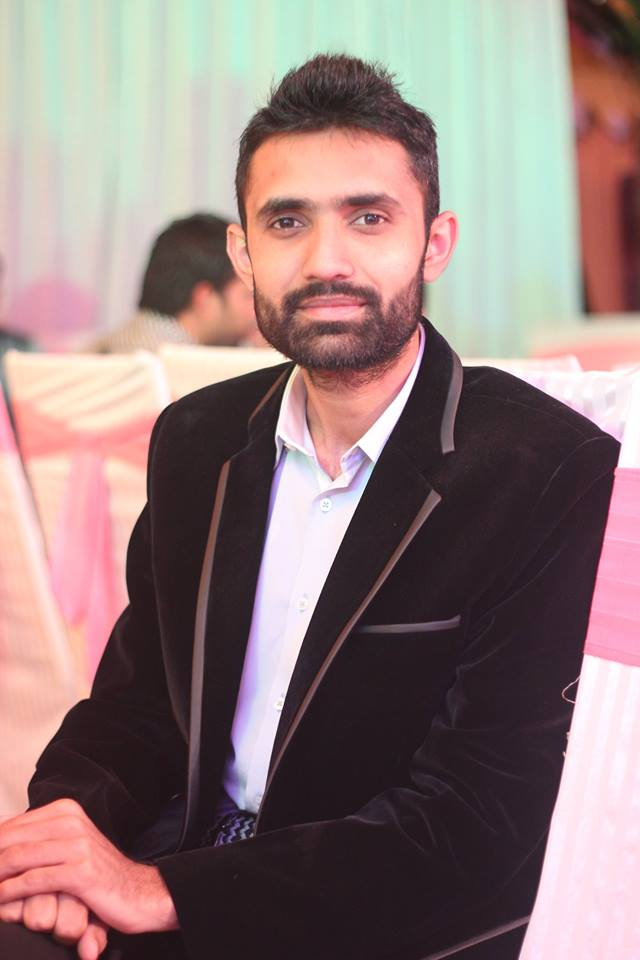
#> input picture ai-module/test-data/test1.jpg, 640 x 960 px
$ jupyter execute --allow-errors notebook_sample.ipynb   (shell and % lines are left out)
#> lines starting #> are read from the running program, lines starting #| are printed output that depends on the picture
[cell 1]
import cv2
import os
import numpy as np


subjects = ["", "Ramiz Raja", "Elvis Presley"]

[cell 2]
def detect_face(img):
    gray = cv2.cvtColor(img, cv2.COLOR_BGR2GRAY)
    face_cascade = cv2.CascadeClassifier(cv2.data.haarcascades + "haarcascade_frontalface_default.xml")

    faces = face_cascade.detectMultiScale(gray, scaleFactor=1.2, minNeighbors=5);

    if (len(faces) == 0):
        return None, None

    (x, y, w, h) = faces[0]

    return gray[y:y+w, x:x+h], faces[0]

[cell 3]
def prepare_training_data(data_folder_path):

    dirs = os.listdir(data_folder_path)

    faces = []
    labels = []

    for dir_name in dirs:

        if not dir_name.startswith("s"):
            continue;

        label = int(dir_name.replace("s", ""))

        subject_dir_path = data_folder_path + "/" + dir_name

        subject_images_names = os.listdir(subject_dir_path)

        for image_name in subject_images_names:
            if image_name.startswith("."):
                continue

            image_path = subject_dir_path + "/" + image_name
            image = cv2.imread(image_path)
            cv2.imshow("Training on image...", image)
            cv2.waitKey(100)

            face, rect = detect_face(image)

            if face is not None:
                faces.append(face)
                labels.append(label)

    cv2.destroyAllWindows()
    cv2.waitKey(1)
    cv2.destroyAllWindows()

    return faces, labels

[cell 4]
print("Preparing data...")
#> (the rest of this cell did not finish here and is left out)

[cell 5]
def draw_rectangle(img, rect):
    (x, y, w, h) = rect
    cv2.rectangle(img, (x, y), (x+w, y+h), (0, 255, 0), 2)

def draw_text(img, text, x, y):
    cv2.putText(img, text, (x, y), cv2.FONT_HERSHEY_PLAIN, 1.5, (0, 255, 0), 2)

[cell 6]
# face_recognizer = cv2.face.createEigenFaceRecognizer()
face_recognizer = cv2.face.LBPHFaceRecognizer_create()
#face_recognizer = cv2.face.createFisherFaceRecognizer()

#> (a cell that did not finish here is left out)

[cell 8]
def predict(test_img):
    img = test_img.copy()
    face, rect = detect_face(img)
    label = face_recognizer.predict(face)

    label_text = subjects[label[0]]

    draw_rectangle(img, rect)
    draw_text(img, label_text, rect[0], rect[1]-5)

    return img

[cell 9]
print("Predicting images...")

test_img1 = cv2.imread("test-data/test1.jpg")
#> test_img1 is the input picture: shape (960, 640, 3); mean B, G, R 123.4, 124.7, 146.5
test_img2 = cv2.imread("test-data/test2.jpg")
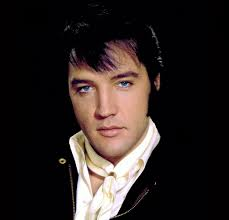
#> input picture ai-module/test-data/test2.jpg, 229 x 220 px
#> test_img2 is the input picture: shape (220, 229, 3); mean B, G, R 34.7, 36.7, 44.8

#> (the rest of this cell did not finish here and is left out)

#> in detect_face, `gray = cv2.cvtColor(img, cv2.COLOR_BGR2GRAY)`:
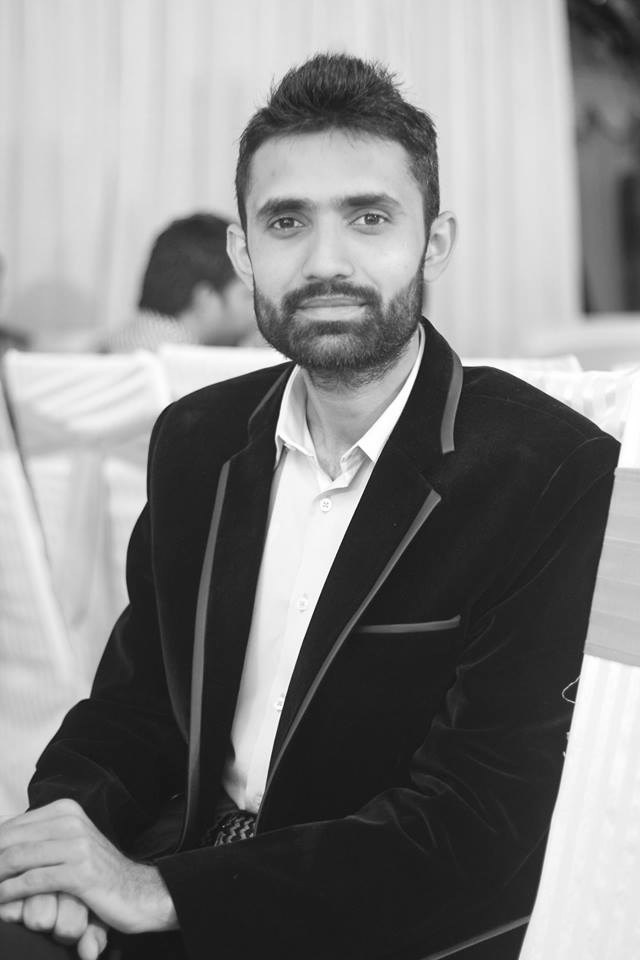
#> gray: shape (960, 640); min 9, max 255, mean 131.1
#> in detect_face, `faces = face_cascade.detectMultiScale(gray, scaleFactor=1.2, minNeighb..`: faces = [[208, 123, 245, 245]]
#> in detect_face, `(x, y, w, h) = faces[0]`: x = 208; y = 123; w = 245
#> in predict, `face, rect = detect_face(img)`:
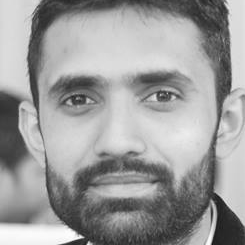
#> face: shape (245, 245); min 16, max 253, mean 155.6
#> in predict, `face, rect = detect_face(img)`: rect = [208, 123, 245, 245]
predicted_img2 = predict(test_img2)
print("Prediction complete")

cv2.imshow(subjects[1], predicted_img1)
cv2.imshow(subjects[2], predicted_img2)
cv2.waitKey(0)
cv2.destroyAllWindows()
